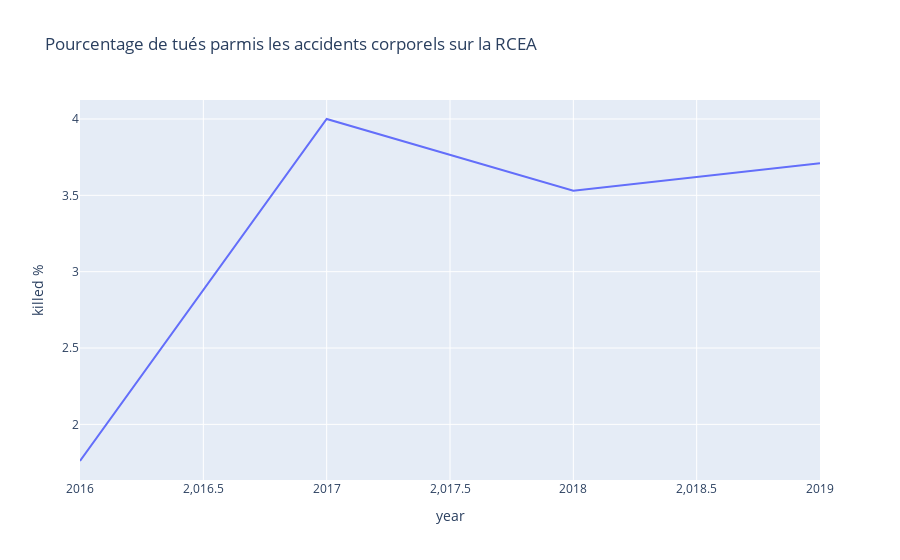

Notebook code for this chart:
### Code cell
import plotly.express as px

rcea_year_grav = vict_rcea\
    .groupby(by=['year', 'grav']).count().reset_index()\
    .loc[:, ['year', 'grav', 'Num_Acc']]\
    .rename(columns={'Num_Acc': 'victims'})
rcea_year_grav = rcea_year_grav.loc[rcea_year_grav['grav'] != 'safe', :]
vict_by_year = rcea_year_grav[['year', 'victims']]\
    .groupby(by=['year']).sum()
vict_by_year = pd.merge(vict_by_year,
                        rcea_year_grav.loc[rcea_year_grav['grav'] == 'killed', 
                                           ['victims', 'year']]\
                        .rename(columns={'victims': 'killed'}),
                        on='year', how='inner')
vict_by_year['grav_rate'] = vict_by_year['killed'] / \
    vict_by_year['victims'] * 100
vict_by_year['grav_rate'] = vict_by_year['grav_rate'].round(2)

fig = px.line(vict_by_year, x='year', y='grav_rate', labels={'grav_rate': 'killed %'},
              title='Pourcentage de tués parmis les accidents corporels sur la RCEA')
fig.show()

### Figure 1 — Plotly figure (JSON) as saved in the notebook; plotly's stock layout.template omitted (floating-point values rounded to 4 significant figures)
{"data": [{"hovertemplate": "year=%{x}<br>killed %=%{y}<extra></extra>", "legendgroup": "", "line": {"color": "#636efa", "dash": "solid"}, "mode": "lines", "name": "", "orientation": "v", "showlegend": false, "type": "scatter", "x": [2016, 2017, 2018, 2019], "xaxis": "x", "y": [1.76, 4, 3.53, 3.71], "yaxis": "y"}], "layout": {"legend": {"tracegroupgap": 0}, "title": {"text": "Pourcentage de tués parmis les accidents corporels sur la RCEA"}, "xaxis": {"anchor": "y", "domain": [0, 1], "title": {"text": "year"}}, "yaxis": {"anchor": "x", "domain": [0, 1], "title": {"text": "killed %"}}}}
